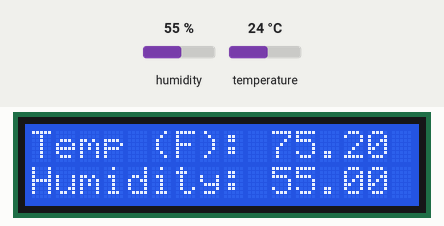
Simulated run of this sketch. Board: Arduino Uno, built with avr-gcc and run on an emulated ATmega328P. Parts: 16×2 character LCD. The test bench sets the inputs (shaded band); at power-on: humidity 55 %, temperature 24 °C. What the sketch prints to the serial monitor is not drawn.

Above: at 1.7 s.
1.8 s: humidity set to 22 %
At 3.0 s:
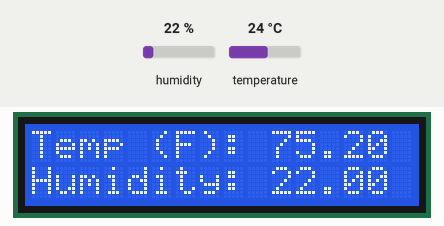
5.1 s: temperature set to 12 °C
At 7.0 s:
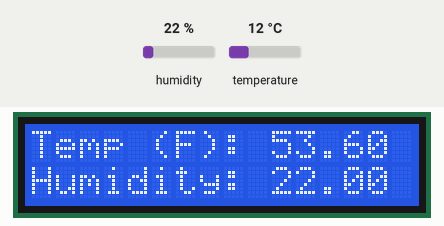
8.2 s: humidity set to 40 %
At 9.2 s:
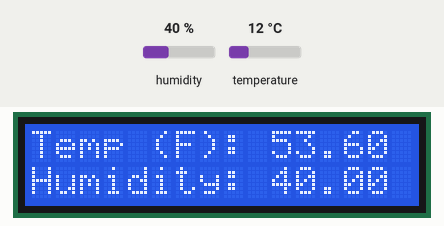
11.0 s: temperature set to 19 °C
At 13.3 s:
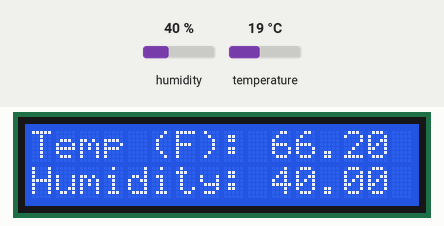
Timing chart, 0 to 14.8 s (numbered marks = the images above; inputs shaded):
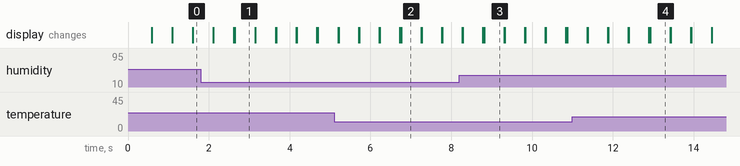

The sketch:

temp_humidity_lcd.ino
```cpp
#include <DHT.h>
#include <LiquidCrystal.h>

#define Type DHT11
int rs = 7;
int en = 8;
int d4 = 9;
int d5 = 10;
int d6 = 11;
int d7 = 12;
int dt = 2000;
int sensePin = 2;
DHT HT(sensePin, Type);
LiquidCrystal lcd(rs, en, d4, d5, d6, d7);
float humidity;
float tempC;
float tempF;
int setTime = 500;
void setup() {
  // put your setup code here, to run once:
  Serial.begin(9600);
  HT.begin();
  delay(setTime);
  lcd.begin(16, 2);
}

void loop() {
  // put your main code here, to run repeatedly:
  humidity = HT.readHumidity();
  Serial.println(humidity);
  tempC = HT.readTemperature();
  tempF = HT.readTemperature(true);
  Serial.println(tempF);
  lcd.setCursor(0, 0);
  lcd.print("Temp (F): ");
  lcd.print(tempF);
  lcd.setCursor(0, 1);
  lcd.print("Humidity: ");
  lcd.print(humidity);
  delay(setTime);
  lcd.clear();
}
```

Measured:
- after the input at 1.8 s, the display: first differs from a run without the input after 0.85 s (image 1)
- after the input at 5.1 s, the display: first differs from a run without the input after 1.7 s (image 2)
- after the input at 8.2 s, the display: first differs from a run without the input after 0.61 s (image 3)
- after the input at 11.0 s, the display: first differs from a run without the input after 1.9 s (image 4)
- what the display in image 1 shows lasts 0.5 s, from 2.6 s to 3.1 s
